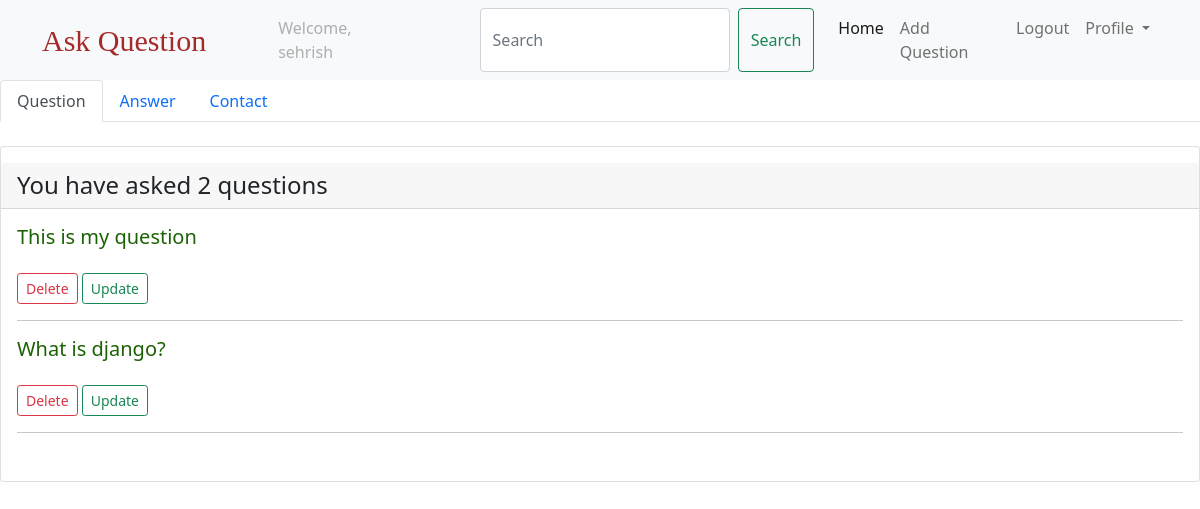
Page /list/ (signed in) on the earlier database version.
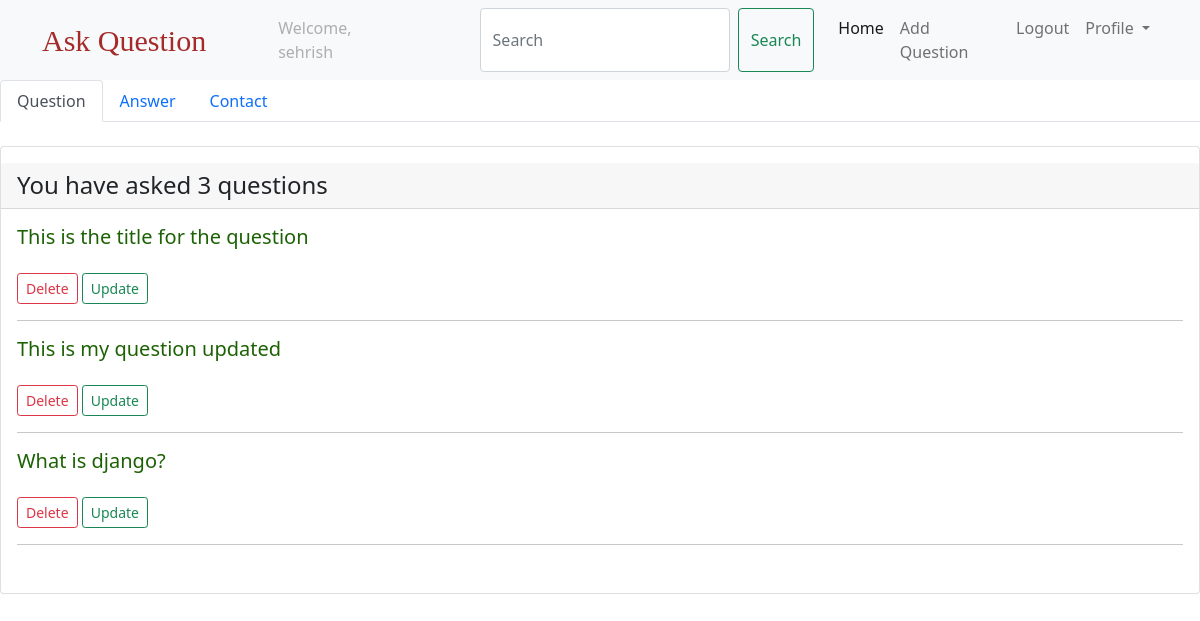
Same page on the later database version.
### questions/models.py (models this page shows, shortened)
class Question(models.Model):
    created_at = models.DateTimeField(auto_now_add=True)
    title = models.CharField(max_length=250)
    body = models.TextField()
    slug = models.SlugField(max_length=250, unique=True)
    author = models.ForeignKey(
        settings.AUTH_USER_MODEL, on_delete=models.CASCADE, related_name="questions"
    )

### questions/views.py (the view)
# urls.py: path("list/", list_info, name="list"),
@login_required
def list_info(request):
    questions = Question.objects.filter(author=request.user).order_by("-created_at")
    answers = Answer.objects.filter(author=request.user).order_by("-created_at")
    return render(
        request, "list_info.html", {"questions": questions, "answers": answers}
    )

### templates/list_info.html (shortened to what this page needs)
{% extends 'base.html'%}
{% load crispy_forms_tags %}
{% block body %}
  <ul class="nav nav-tabs" id="myTab" role="tablist">
    <li class="nav-item" role="presentation">
      <a class="nav-link active" id="home-tab" data-bs-toggle="tab" href="#home" role="tab" aria-controls="home" aria-selected="true">Question</a>
    </li>
    <li class="nav-item" role="presentation">
      <a class="nav-link" id="profile-tab" data-bs-toggle="tab" href="#profile" role="tab" aria-controls="profile" aria-selected="false">Answer</a>
    </li>
    <li class="nav-item" role="presentation">
      <a class="nav-link" id="contact-tab" data-bs-toggle="tab" href="#contact" role="tab" aria-controls="contact" aria-selected="false">Contact</a>
    </li>
  </ul>
<div class="tab-content" id="myTabContent">
    <div class="tab-pane fade show active" id="home">
        <div class="card mt-4 py-3">
            <h4 class="card-header">
                You have asked {{questions.count}} questions
            </h4>
            <div class="card-body">
                 {% for question in questions %}
                 <h5 class="card-text">
                     <a class="link-style" href="{% url 'qdetails' question.slug %}">
                         {{question.title}}
                     </a>
                 </h5>
                 <a class="btn btn-outline-danger btn-sm mt-3" href="{% url 'delete_question' question.slug %}">
                     Delete
                 </a>
                 <a class="btn btn-outline-success btn-sm mt-3" href="{% url 'update_question' question.slug %}">
                    Update
                </a>
                <hr>
                 {% endfor %}
            </div>
        </div>
    </div>
</div>
{% endblock %}

Differences in the rows shown:
added Question: title "This is the title for the question"
changed Question: title "This is my question" → "This is my question updated"
Other differences:
{{ questions.count }}: "2" → "3"
